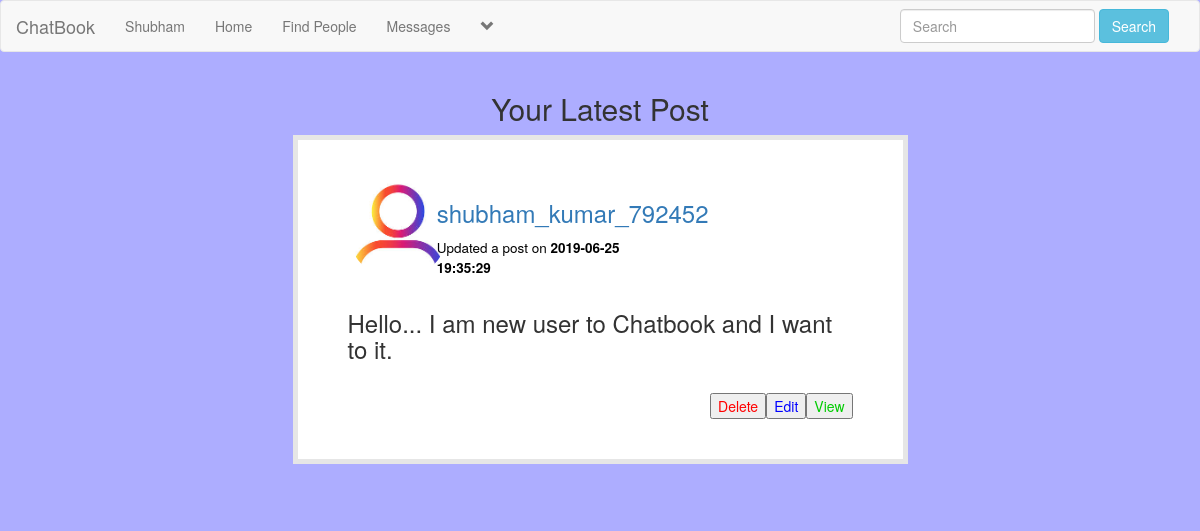
The app's page /my_post.php?u_id=2 (signed in) with its own data.
### tables this page shows
CREATE TABLE `users` (
  `user_id` int(11) NOT NULL,
  `f_name` text NOT NULL,
  `l_name` text NOT NULL,
  `user_name` text NOT NULL,
  `describe_user` varchar(255) NOT NULL,
  `Relationship` text NOT NULL,
  `user_pass` varchar(255) NOT NULL,
  `user_email` varchar(255) NOT NULL,
  `user_country` text NOT NULL,
  `user_gender` text NOT NULL,
  `user_birthday` text NOT NULL,
  `user_image` varchar(255) NOT NULL,
  `user_cover` varchar(255) NOT NULL,
  `user_reg_date` timestamp NOT NULL DEFAULT CURRENT_TIMESTAMP,
  `status` text NOT NULL,
  `posts` text NOT NULL,
  `recovery_account` varchar(255) NOT NULL
);

CREATE TABLE `posts` (
  `post_id` int(11) NOT NULL,
  `user_id` int(11) NOT NULL,
  `post_content` varchar(255) NOT NULL,
  `upload_image` varchar(255) NOT NULL,
  `post_date` timestamp NOT NULL DEFAULT CURRENT_TIMESTAMP
);

### functions/functions.php (the view, shortened to what this page needs)
<?php
$con = mysqli_connect("localhost","root","","social_network")  or die ("Connection was not established");
 function user_posts()
 {
 	global $con;
 	if(isset($_GET['u_id']))
 	{
 		$u_id = $_GET['u_id'];
 	}
 	$get_posts = "select * from posts where user_id='$u_id' ORDER by 1 DESC LIMIT 5";
 	$run_posts = mysqli_query($con, $get_posts);
 	while ($row_posts = mysqli_fetch_array($run_posts))
 	{
 		$post_id = $row_posts['post_id'];
 		$user_id = $row_posts['user_id'];
 		$content = $row_posts['post_content'];
 		$upload_image = $row_posts['upload_image'];
 		$post_date = $row_posts['post_date'];
 		$user = "select * from users where user_id='$user_id' AND posts='yes'";
 		$run_user = mysqli_query($con, $user);
 		$row_user = mysqli_fetch_array($run_user);
 		$user_name = $row_user['user_name'];
 		$user_image = $row_user['user_image'];
 		if(isset($_GET['u_id']))
 		{
 			$u_id= $_GET['u_id'];
 		}
 		$getuser = "select user_email from users where user_id = '$u_id'";
 		$run_user = mysqli_query($con,$getuser);
 		$row = mysqli_fetch_array($run_user);
 		$user_email = $row['user_email'];
 		$user = $_SESSION['user_email'];
        $get_user = "select * from users where user_email='$user' ";
        $run_user = mysqli_query($con, $get_user);
        $row = mysqli_fetch_array($run_user);
       $user_id = $row['user_id'];
       $u_email = $row['user_email'];
       if($u_email != $user_email)
       {
       	echo" <script>window.open('my_post.php?u_id=$user_id' , '_self')</script> ";
       }
       else
       {
       	  if($content=="No" && strlen($upload_image) >= 1){
			echo"
			<div class='row'>
				<div class='col-sm-3'>
				</div>
				<div id='posts' class='col-sm-6' >
					<div class='row'>
						<div class='col-sm-2'>
						<p><img src = 'users/$user_image' class='img-circle' width='100px' height='100px'></p>
						</div>
						<div class='col-sm-6'>
							<h3><a style='text-decoration:none; cursor:pointer;color #3897f0;' href='user_profile.php?u_id=$user_id'>$user_name</a></h3>
							<h4><small style='color:black;'>Updated a post on <strong>$post_date</strong></small></h4>
						</div>
						<div class='col-sm-4'>
						</div>
					</div>
					<div class='row'>
						<div class='col-sm-12'>
							<img id='posts-img' src='imagepost/$upload_image' style='height:350px;'>
						</div>
					</div><br>
					<a href='single.php?post_id=$post_id' style='float:right;'><button style='color:#00cc00;'>View</button></a>
                    <a href='functions/delete_post.php?post_id=$post_id' style='float:right;'><button style='color:red;'>Delete</button></a>
				</div>
				<div class='col-sm-3'>
				</div>
			</div><br><br>
			";
		}
		else{
			echo"
			<div class='row'>
				<div class='col-sm-3'>
				</div>
				<div id='posts' class='col-sm-6'>
					<div class='row'>
						<div class='col-sm-2'>
						<p><img src='users/$user_image' class='img-circle' width='100px' height='100px'></p>
						</div>
						<div class='col-sm-6'>
							<h3><a style='text-decoration:none; cursor:pointer;color #3897f0;' href='user_profile.php?u_id=$user_id'>$user_name</a></h3>
							<h4><small style='color:black;'>Updated a post on <strong>$post_date</strong></small></h4>
						</div>
						<div class='col-sm-4'>
						</div>
					</div>
					<div class='row'>
						<div class='col-sm-12'>
							<h3><p>$content</p></h3>
						</div>
					</div><br>
					<a href='single.php?post_id=$post_id' style='float:right;'><button style='color:#00cc00;'>View</button></a>
                    <a href='edit_post.php?post_id=$post_id' style='float:right;'><button style='color:#0000ff;'>Edit</button></a>
                    <a href='functions/delete_post.php?post_id=$post_id' style='float:right;'><button style='color:red;'>Delete</button></a>
				</div>
				<div class='col-sm-3'>
				</div>
			</div><br><br>
			";
		}
       }
 	}
 }
?>

### includes/header.php (shortened to what this page needs)
<?php
include("includes/connection.php");
?>
<nav class="navbar navbar-default">
	<div class="container-fluid">
		<div class="navbar-header">
			<a class="navbar-brand" href="home.php">ChatBook</a>
		</div>
		<div class="collapse navbar-collapse" id="bs-example-navbar-collapse-1">
	      <ul class="nav navbar-nav">
	      	<?php
			$user = $_SESSION['user_email'];
			$get_user = "select * from users where user_email='$user'";
			$run_user = mysqli_query($con,$get_user);
			$row = mysqli_fetch_array($run_user);
			$user_id = $row['user_id'];
			$first_name = $row['f_name'];
			$user_posts = "select * from posts where user_id='$user_id'";
			$run_posts = mysqli_query($con,$user_posts);
			$posts = mysqli_num_rows($run_posts);
			?>
	        <li><a href='profile.php?<?php echo "u_id=$user_id" ?>'><?php echo "$first_name"; ?></a></li>
	       	<li><a href="home.php">Home</a></li>
			<li><a href="members.php">Find People</a></li>
			<li><a href="messages.php?u_id=new">Messages</a></li>
					<?php
						echo"
						<li class='dropdown'>
							<a href='#' class='dropdown-toggle' data-toggle='dropdown' role='button' aria-haspopup='true' aria-expanded='false'><span><i class='glyphicon glyphicon-chevron-down'></i></span></a>
							<ul class='dropdown-menu'>
								<li>
									<a href='my_post.php?u_id=$user_id'>My Posts <span class='badge badge-secondary'>$posts</span></a>
								</li>
								<li>
									<a href='edit_profile.php?u_id=$user_id'>Edit Account</a>
								</li>
								<li role='separator' class='divider'></li>
								<li>
									<a href='logout.php'>Logout</a>
								</li>
							</ul>
						</li>
						";
					?>
			</ul>
			<ul class="nav navbar-nav navbar-right">
				<li class="dropdown">
					<form class="navbar-form navbar-left" method="get" action="results.php">
						<div class="form-group">
							<input type="text" class="form-control" name="user_query" placeholder="Search">
						</div>
						<button type="submit" class="btn btn-info" name="search">Search</button>
					</form>
				</li>
			</ul>
		</div>
	</div>
</nav>

### style/home_style2.css (style rules this page uses)
body { overflow-x: hidden; background-color: #adadff; }
#posts { background-color: #fff; border: 5px solid #e6e6e6; padding: 40px 50px; }

### records on screen
users: f_name "Shubham"
posts: user.user_image (picture), user.user_name "shubham_kumar_792452", post_date "2019-06-25 19:35:29", post_content "Hello... I am new user to Chatbook and I want to it."
